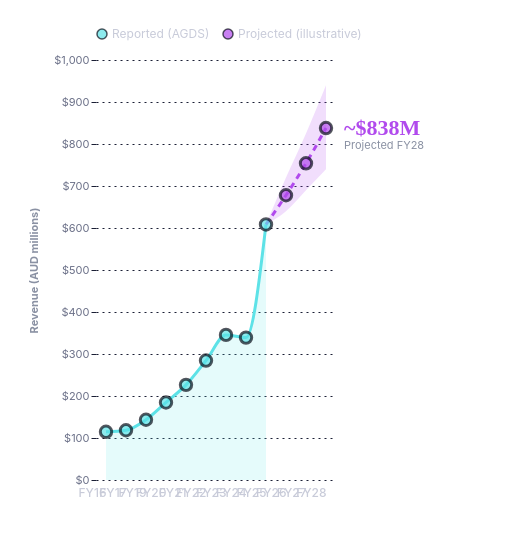

Vega-Lite specification for this chart:
### Vega-Lite specification from a JSON file in a GitHub repository (floating-point values rounded to 4 significant figures)
{"$schema": "https://vega.github.io/schema/vega-lite/v5.json", "description": "Industry revenue history and forward projection to FY2028. Solid line is reported AGDS revenue; dashed line projects forward at the conservative 10-year compound growth rate.", "width": "container", "height": 420, "background": "transparent", "padding": {"top": 28, "left": 28, "right": 80, "bottom": 36}, "data": {"values": [{"year": "FY2016", "revenue": 114.8, "phase": "historical", "lower": 114.8, "upper": 114.8}, {"year": "FY2017", "revenue": 118.5, "phase": "historical", "lower": 118.5, "upper": 118.5}, {"year": "FY2019", "revenue": 143.5, "phase": "historical", "lower": 143.5, "upper": 143.5}, {"year": "FY2020", "revenue": 184.6, "phase": "historical", "lower": 184.6, "upper": 184.6}, {"year": "FY2021", "revenue": 226.5, "phase": "historical", "lower": 226.5, "upper": 226.5}, {"year": "FY2022", "revenue": 284.4, "phase": "historical", "lower": 284.4, "upper": 284.4}, {"year": "FY2023", "revenue": 345.5, "phase": "historical", "lower": 345.5, "upper": 345.5}, {"year": "FY2024", "revenue": 339.1, "phase": "historical", "lower": 339.1, "upper": 339.1}, {"year": "FY2025", "revenue": 608.5, "phase": "historical", "lower": 608.5, "upper": 608.5}, {"year": "FY2026", "revenue": 678, "phase": "projection", "lower": 640, "upper": 720}, {"year": "FY2027", "revenue": 754, "phase": "projection", "lower": 690, "upper": 825}, {"year": "FY2028", "revenue": 838, "phase": "projection", "lower": 740, "upper": 940}]}, "layer": [{"transform": [{"filter": "datum.phase === 'projection' || datum.year === 'FY2025'"}], "mark": {"type": "area", "interpolate": "monotone", "color": "#B14AED", "opacity": 0.18}, "encoding": {"x": {"field": "year", "type": "ordinal"}, "y": {"field": "lower", "type": "quantitative"}, "y2": {"field": "upper"}}}, {"transform": [{"filter": "datum.phase === 'historical'"}], "mark": {"type": "area", "interpolate": "monotone", "color": "#5DE2E7", "opacity": 0.16}, "encoding": {"x": {"field": "year", "type": "ordinal"}, "y": {"field": "revenue", "type": "quantitative"}}}, {"transform": [{"filter": "datum.phase === 'historical'"}], "mark": {"type": "line", "interpolate": "monotone", "color": "#5DE2E7", "strokeWidth": 3}, "encoding": {"x": {"field": "year", "type": "ordinal", "axis": {"title": null, "labelColor": "#c8cbd9", "labelFont": "Inter", "labelFontSize": 12, "labelFontWeight": 500, "labelAngle": 0, "labelExpr": "'FY' + slice(datum.value, 4)", "domain": false, "ticks": false, "labelPadding": 12}}, "y": {"field": "revenue", "type": "quantitative", "axis": {"title": "Revenue (AUD millions)", "titleColor": "#8a91a3", "titleFont": "Inter", "titleFontSize": 11, "titlePadding": 14, "labelColor": "#6b7088", "labelFont": "Inter", "labelFontSize": 11, "tickColor": "#1a1f35", "domain": false, "grid": true, "gridColor": "#1a1f35", "gridDash": [2, 4], "format": "$,.0f"}}}}, {"transform": [{"filter": "datum.year === 'FY2025' || datum.phase === 'projection'"}], "mark": {"type": "line", "interpolate": "monotone", "color": "#B14AED", "strokeWidth": 3, "strokeDash": [6, 5]}, "encoding": {"x": {"field": "year", "type": "ordinal"}, "y": {"field": "revenue", "type": "quantitative"}}}, {"mark": {"type": "circle", "filled": true, "size": 130, "stroke": "#0a0e1a", "strokeWidth": 3}, "encoding": {"x": {"field": "year", "type": "ordinal"}, "y": {"field": "revenue", "type": "quantitative"}, "color": {"field": "phase", "type": "nominal", "scale": {"domain": ["historical", "projection"], "range": ["#5DE2E7", "#B14AED"]}, "legend": {"title": null, "labelColor": "#c8cbd9", "labelFont": "Inter", "labelFontSize": 12, "orient": "top", "labelExpr": "datum.value === 'historical' ? 'Reported (AGDS)' : 'Projected (illustrative)'"}}, "tooltip": [{"field": "year", "type": "nominal", "title": "Year"}, {"field": "phase", "type": "nominal", "title": "Type"}, {"field": "revenue", "type": "quantitative", "title": "Revenue (AUD M)", "format": "$,.0f"}]}}, {"transform": [{"filter": "datum.year === 'FY2028'"}], "mark": {"type": "text", "font": "Space Grotesk", "fontSize": 22, "fontWeight": 700, "color": "#B14AED", "align": "left", "dx": 18}, "encoding": {"x": {"field": "year", "type": "ordinal"}, "y": {"field": "revenue", "type": "quantitative"}, "text": {"value": "~$838M"}}}, {"transform": [{"filter": "datum.year === 'FY2028'"}], "mark": {"type": "text", "font": "Inter", "fontSize": 11, "color": "#8a91a3", "align": "left", "dx": 18, "dy": 18}, "encoding": {"x": {"field": "year", "type": "ordinal"}, "y": {"field": "revenue", "type": "quantitative"}, "text": {"value": "Projected FY28"}}}], "config": {"view": {"stroke": null}}}
